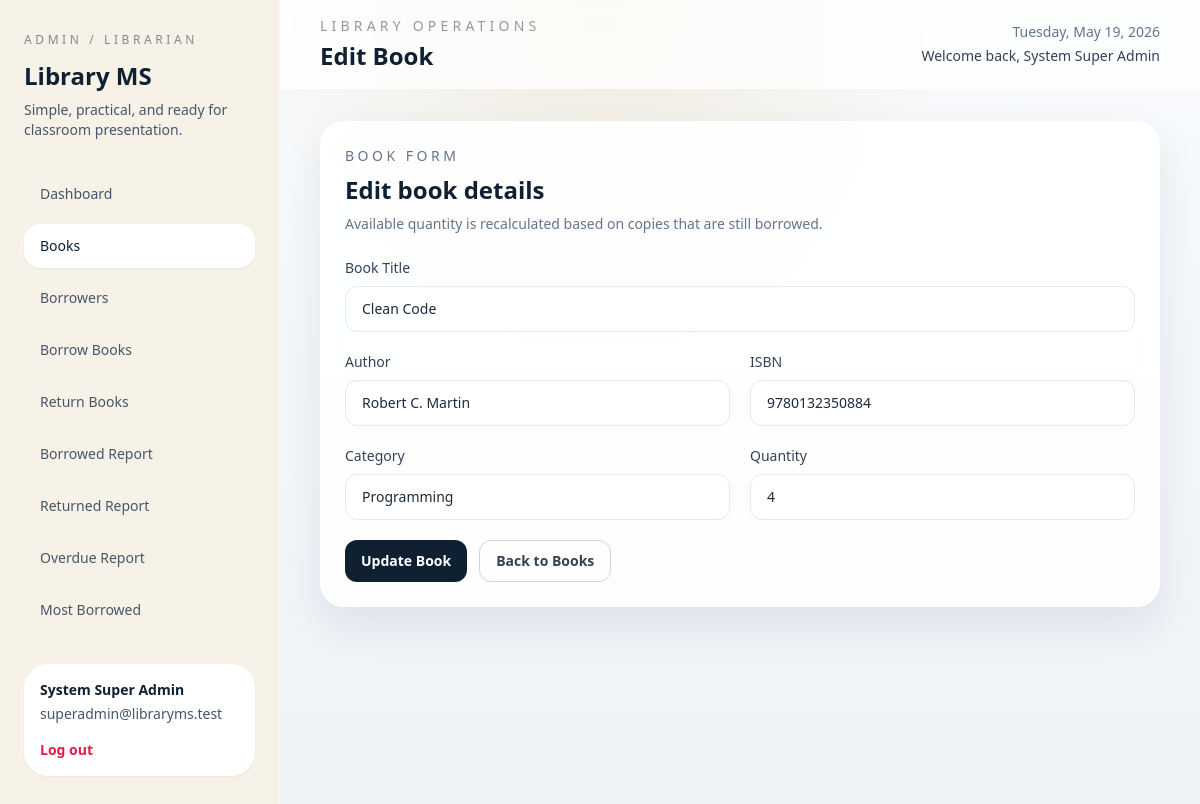
/admin/books/edit.php?id=2 (signed in), run on the app's committed database.
### tables this page shows
CREATE TABLE books (
    id INT AUTO_INCREMENT PRIMARY KEY,
    title VARCHAR(160) NOT NULL,
    author VARCHAR(120) NOT NULL,
    isbn VARCHAR(50) NOT NULL UNIQUE,
    category VARCHAR(100) NOT NULL,
    quantity INT NOT NULL DEFAULT 1,
    available_quantity INT NOT NULL DEFAULT 1,
    created_at TIMESTAMP DEFAULT CURRENT_TIMESTAMP
);

### includes/db.php (called while the page is built, shortened)
<?php
function db(): PDO
{
    static $pdo = null;
    if ($pdo instanceof PDO) {
        return $pdo;
    }
    $dsn = sprintf('mysql:host=%s;port=%s;dbname=%s;charset=utf8mb4', DB_HOST, DB_PORT, DB_NAME);
    try {
        $pdo = new PDO($dsn, DB_USER, DB_PASS, [
            PDO::ATTR_ERRMODE => PDO::ERRMODE_EXCEPTION,
            PDO::ATTR_DEFAULT_FETCH_MODE => PDO::FETCH_ASSOC,
        ]);
    } catch (PDOException $exception) {
        http_response_code(500);
        echo '<h1>Database Connection Error</h1>';
        echo '<p>Please update your database settings in <code>.env</code> or <code>includes/config.php</code>.</p>';
        echo '<pre>' . htmlspecialchars($exception->getMessage(), ENT_QUOTES, 'UTF-8') . '</pre>';
        exit;
    }
    return $pdo;
}

### includes/library.php (called while the page is built, shortened)
<?php
function get_book(int $bookId): ?array
{
    $statement = db()->prepare('SELECT * FROM books WHERE id = :id LIMIT 1');
    $statement->execute(['id' => $bookId]);
    $book = $statement->fetch();
    return $book ?: null;
}

### includes/helpers.php (called while the page is built, shortened)
<?php
function e(mixed $value): string
{
    return htmlspecialchars((string) $value, ENT_QUOTES, 'UTF-8');
}
function url(string $path = ''): string
{
    $base = rtrim(APP_URL, '/');
    $cleanPath = ltrim($path, '/');
    return $cleanPath === '' ? $base : $base . '/' . $cleanPath;
}

### admin/books/edit.php (the view, shortened to what this page needs)
<?php
$bookId = (int) ($_GET['id'] ?? 0);
$book = get_book($bookId);
$form = [
    'title' => $book['title'],
    'author' => $book['author'],
    'isbn' => $book['isbn'],
    'category' => $book['category'],
    'quantity' => (string) $book['quantity'],
];
?>
<section class="panel max-w-4xl">
    <div class="mb-6">
        <p class="text-sm uppercase tracking-[0.25em] text-slate-500">Book Form</p>
        <h3 class="mt-2 text-2xl font-semibold text-library-ink">Edit book details</h3>
        <p class="mt-2 text-sm text-slate-500">Available quantity is recalculated based on copies that are still borrowed.</p>
    </div>
    <form method="post" class="grid gap-5 md:grid-cols-2">
        <div class="md:col-span-2">
            <label class="label-text" for="title">Book Title</label>
            <input class="input-field" id="title" name="title" type="text" value="<?= e($form['title']) ?>">
        </div>
        <div>
            <label class="label-text" for="author">Author</label>
            <input class="input-field" id="author" name="author" type="text" value="<?= e($form['author']) ?>">
        </div>
        <div>
            <label class="label-text" for="isbn">ISBN</label>
            <input class="input-field" id="isbn" name="isbn" type="text" value="<?= e($form['isbn']) ?>">
        </div>
        <div>
            <label class="label-text" for="category">Category</label>
            <input class="input-field" id="category" name="category" type="text" value="<?= e($form['category']) ?>">
        </div>
        <div>
            <label class="label-text" for="quantity">Quantity</label>
            <input class="input-field" id="quantity" name="quantity" type="number" min="1" value="<?= e($form['quantity']) ?>">
        </div>
        <div class="md:col-span-2 flex flex-wrap gap-3">
            <button type="submit" class="btn-primary">Update Book</button>
            <a href="<?= e(url('admin/books/index.php')) ?>" class="btn-secondary">Back to Books</a>
        </div>
    </form>
</section>

### data on the page
books: title "Clean Code", author "Robert C. Martin", isbn "9780132350884", category "Programming", quantity "4"

### other printed values
$link['label'] "Dashboard"
$link['label'] "Books"
$link['label'] "Borrowers"
$link['label'] "Borrow Books"
$link['label'] "Return Books"
$link['label'] "Borrowed Report"
$link['label'] "Returned Report"
$link['label'] "Overdue Report"
$link['label'] "Most Borrowed"
$user['name'] "System Super Admin"
$user['email'] "superadmin@libraryms.test"
$title "Edit Book"
